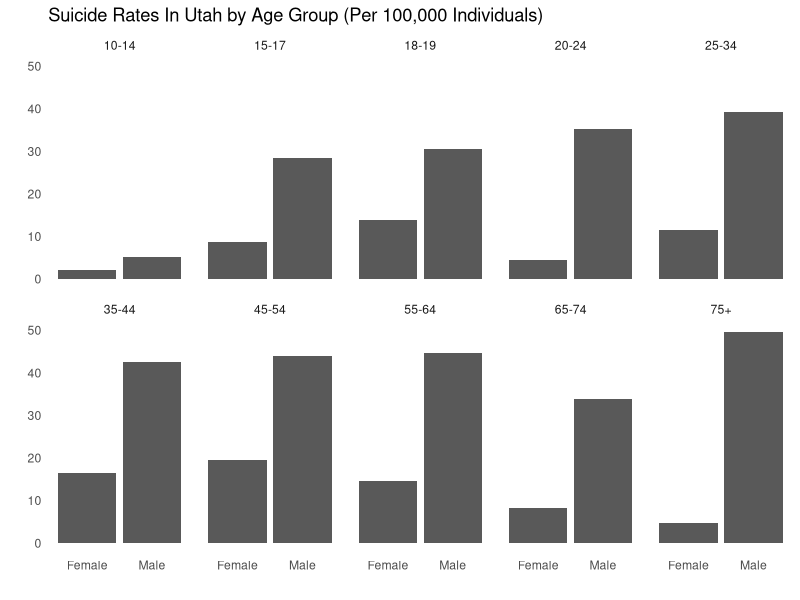

This figure's R source:
read.csv("suicidebyage2.csv")
library(tidyverse)
data("suicidebyage2.csv")
suicideage <- read.csv("suicidebyage2.csv")

ggplot(data = suicideage, aes(x = Sex, y = Suicide.Rate)) +
  geom_col() +
  facet_wrap(~Age.Group,
             nrow = 2) +
  labs(title = "Suicide Rates In Utah by Age Group (Per 100,000 Individuals)",
       x = "",
       y = "") +
  theme_minimal() +
  theme(panel.grid = element_blank())
